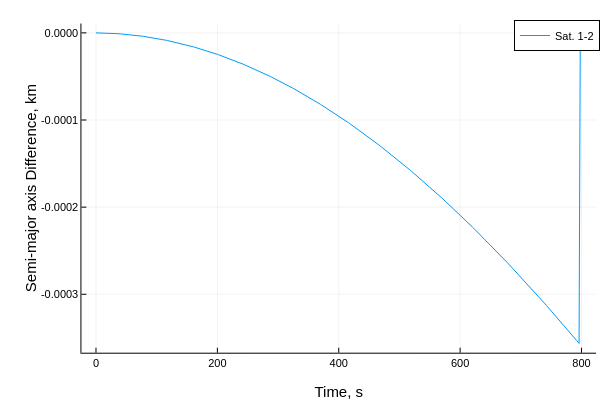

Write notebook code for a chart like this one.
### Code cell
plot(thist,a_mks*ahist[2:end,:], label=permutedims(mylabel))
plot!(xlabel="Time, s", ylabel = "Semi-major axis Difference, km")

### Figure 1 — Plotly figure (JSON) as saved in the notebook; plotly's stock layout.template omitted (floating-point values rounded to 4 significant figures; data arrays with more than 128 entries replaced by an {"elided": "..."} marker saying what was removed)
{"data": [{"colorbar": {"title": ""}, "legendgroup": "Sat. 1-2", "line": {"color": "rgba(0, 154, 250, 1.000)", "dash": "solid", "shape": "linear", "width": 1}, "mode": "lines", "name": "Sat. 1-2", "showlegend": true, "type": "scatter", "x": {"elided": "401 int values"}, "xaxis": "x", "y": {"elided": "401 float values"}, "yaxis": "y", "zmax": null, "zmin": null}], "layout": {"annotations": [], "height": 400, "legend": {"bgcolor": "rgba(255, 255, 255, 1.000)", "bordercolor": "rgba(0, 0, 0, 1.000)", "borderwidth": 1, "font": {"color": "rgba(0, 0, 0, 1.000)", "family": "sans-serif", "size": 11}, "title": {"font": {"color": "rgba(0, 0, 0, 1.000)", "family": "sans-serif", "size": 15}, "text": ""}, "tracegroupgap": 0, "traceorder": "normal", "x": 1, "xanchor": "auto", "y": 1, "yanchor": "auto"}, "margin": {"b": 20, "l": 0, "r": 0, "t": 20}, "paper_bgcolor": "rgba(255, 255, 255, 1.000)", "plot_bgcolor": "rgba(255, 255, 255, 1.000)", "showlegend": true, "width": 600, "xaxis": {"anchor": "y", "domain": [0.1357, 0.9934], "gridcolor": "rgba(0, 0, 0, 0.100)", "gridwidth": 0.5, "linecolor": "rgba(0, 0, 0, 1.000)", "mirror": false, "range": [-24, 824], "showgrid": true, "showline": true, "showticklabels": true, "tickangle": 0, "tickcolor": "rgb(0, 0, 0)", "tickfont": {"color": "rgba(0, 0, 0, 1.000)", "family": "sans-serif", "size": 11}, "tickmode": "array", "ticks": "inside", "ticktext": ["0", "200", "400", "600", "800"], "tickvals": [0, 200, 400, 600, 800], "title": "Time, s", "titlefont": {"color": "rgba(0, 0, 0, 1.000)", "family": "sans-serif", "size": 15}, "type": "-", "visible": true, "zeroline": false, "zerolinecolor": "rgba(0, 0, 0, 1.000)"}, "yaxis": {"anchor": "x", "domain": [0.07581, 0.9902], "gridcolor": "rgba(0, 0, 0, 0.100)", "gridwidth": 0.5, "linecolor": "rgba(0, 0, 0, 1.000)", "mirror": false, "range": [-0.0003671, 1.069e-05], "showgrid": true, "showline": true, "showticklabels": true, "tickangle": 0, "tickcolor": "rgb(0, 0, 0)", "tickfont": {"color": "rgba(0, 0, 0, 1.000)", "family": "sans-serif", "size": 11}, "tickmode": "array", "ticks": "inside", "ticktext": ["-0.0003", "-0.0002", "-0.0001", "0.0000"], "tickvals": [-0.0003, -0.0002, -0.0001, 0], "title": "Semi-major axis Difference, km", "titlefont": {"color": "rgba(0, 0, 0, 1.000)", "family": "sans-serif", "size": 15}, "type": "-", "visible": true, "zeroline": false, "zerolinecolor": "rgba(0, 0, 0, 1.000)"}}}
